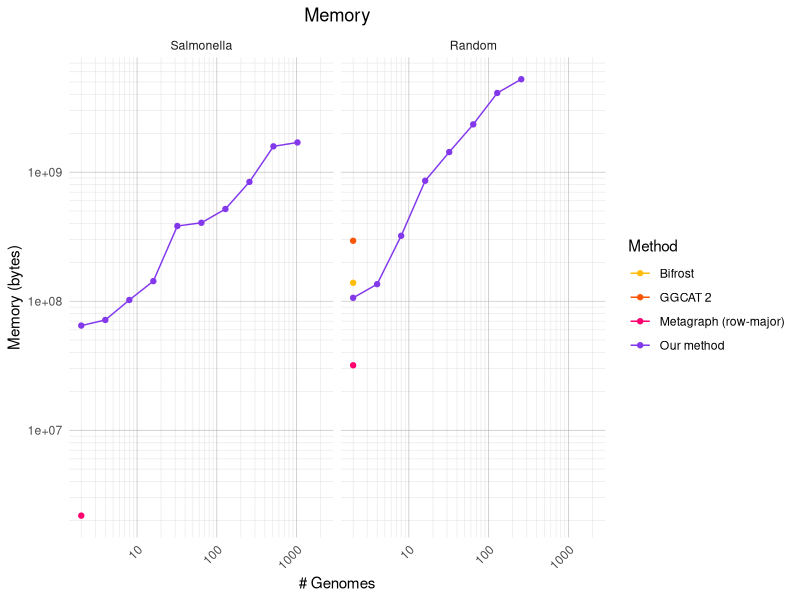
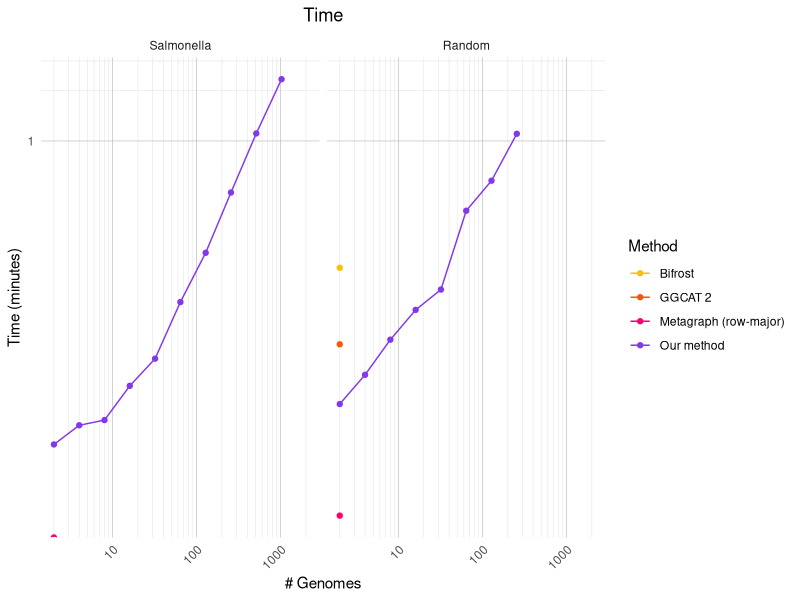
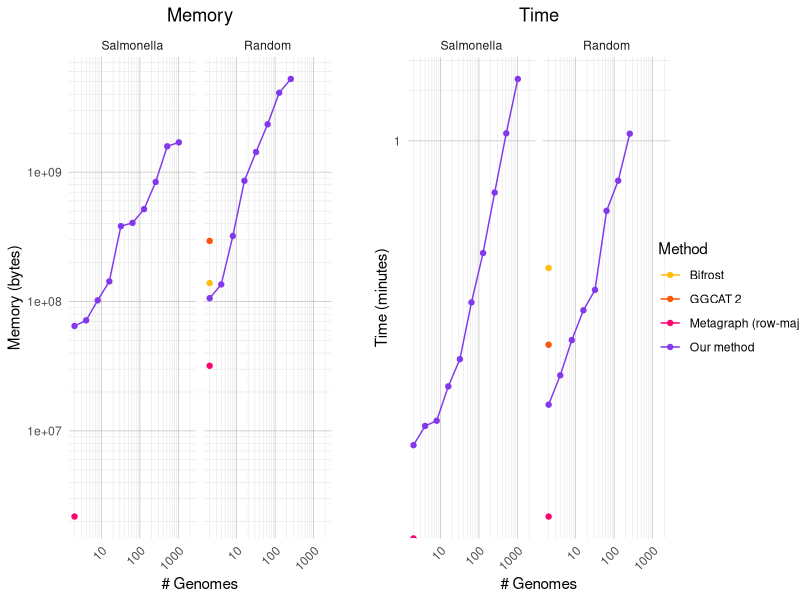
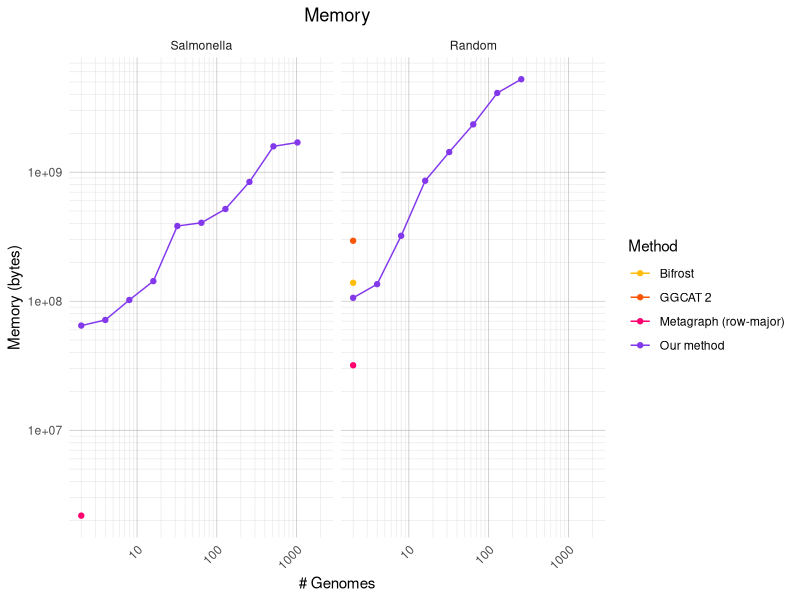
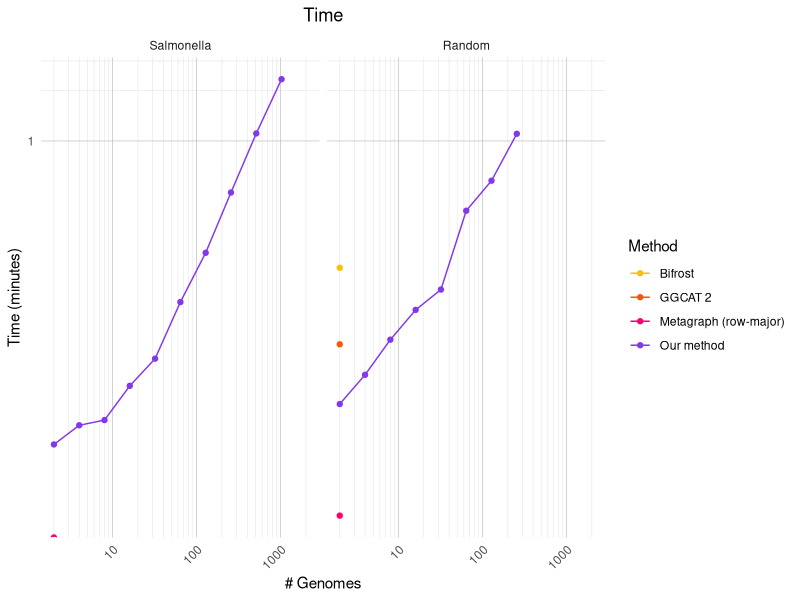
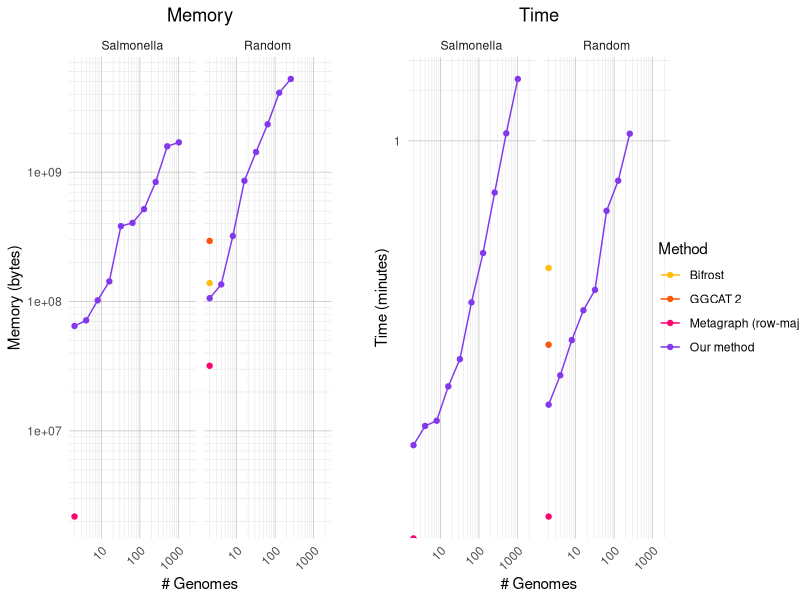

Source code (R) for these figures, in order:
library(ggplot2)
library(tidyr)
library(dplyr)
library(cowplot)

df = read.csv("results/table.tsv", sep = "\t", header = TRUE)
df$tool = as.factor(df$tool)
df$dataset = factor(df$dataset, levels = c("salmonella", "random"), labels = c("Salmonella", "Random"))
df$mem_bytes = as.numeric(df$mem_bytes)
df$time_seconds = as.numeric(df$time_seconds)
df$time_minutes = df$time_seconds / 60

shared_theme =   theme(
  panel.grid.major = element_line(color = "grey70", linewidth = 0.2),
  panel.grid.minor = element_line(color = "grey90", linewidth = 0.2),
  axis.text.x = element_text(angle = 45, hjust = 1),
  plot.title = element_text(hjust = 0.5)
)
shared_legend = scale_color_manual(
  values = c("bifrost" = "#ffbe0b", "ggcat" = "#fb5607", "metagraph_1gb_anno" = "#ff006e", "themisto" = "#8338ec", "themisto_to_disk" = "#3a86ff"),
  labels = c("bifrost" = "Bifrost",
             "ggcat" = "GGCAT 2",
             "metagraph_1gb_anno" = "Metagraph (row-major)",
             "themisto" = "Our method",
             "themisto_to_disk" = "Our method to disk"),
  name = "Method"
)

p_mem = ggplot(df) +
  geom_line(aes(x = n_genomes, y = mem_bytes, color = tool)) + 
  geom_point(aes(x = n_genomes, y = mem_bytes, color = tool)) + 
  facet_wrap(~dataset) +
  scale_x_log10(
    breaks = 10^(-1:5),
    minor_breaks = rep(1:9, times = 5) * 10^rep(-1:5, each = 9)
  ) +
  scale_y_log10(
    breaks = 10^(5:12),
    minor_breaks = rep(1:9, times = 3) * 10^rep(5:12, each = 9)
  ) +
  labs(
    x = "# Genomes",
    y = "Memory (bytes)",
    color = "Method",
    title = "Memory"
  ) +
  shared_legend + 
  theme_minimal() + shared_theme

print(p_mem)
ggsave("plots/mem.pdf")

p_time = ggplot(df) +
  geom_line(aes(x = n_genomes, y = time_minutes, color = tool)) + 
  geom_point(aes(x = n_genomes, y = time_minutes, color = tool)) + 
  facet_wrap(~dataset) +
  scale_x_log10(
    breaks = 10^(-1:5),
    minor_breaks = rep(1:9, times = 5) * 10^rep(-1:5, each = 9)
  ) +
  scale_y_log10(
    breaks = 10^(0:6),
    minor_breaks = rep(1:9, times = 3) * 10^rep(0:6, each = 9)
  ) +
  labs(
    x = "# Genomes",
    y = "Time (minutes)",
    color = "Method",
    title = "Time"
  ) +
  shared_legend + 
  theme_minimal() + shared_theme

print(p_time)
ggsave("plots/time.pdf")

leg <- get_legend(p_mem + theme(legend.position = "right"))
p1  <- p_mem  + theme(legend.position = "none")
p2  <- p_time + theme(legend.position = "none")

p_both = plot_grid(
  plot_grid(p1, p2, nrow = 1, align = "hv", axis = "tblr"),
  leg,
  nrow = 1,
  rel_widths = c(1, 0.18)
)

print(p_both)
ggsave("plots/mem_and_time.pdf", width = 10, height=4)
